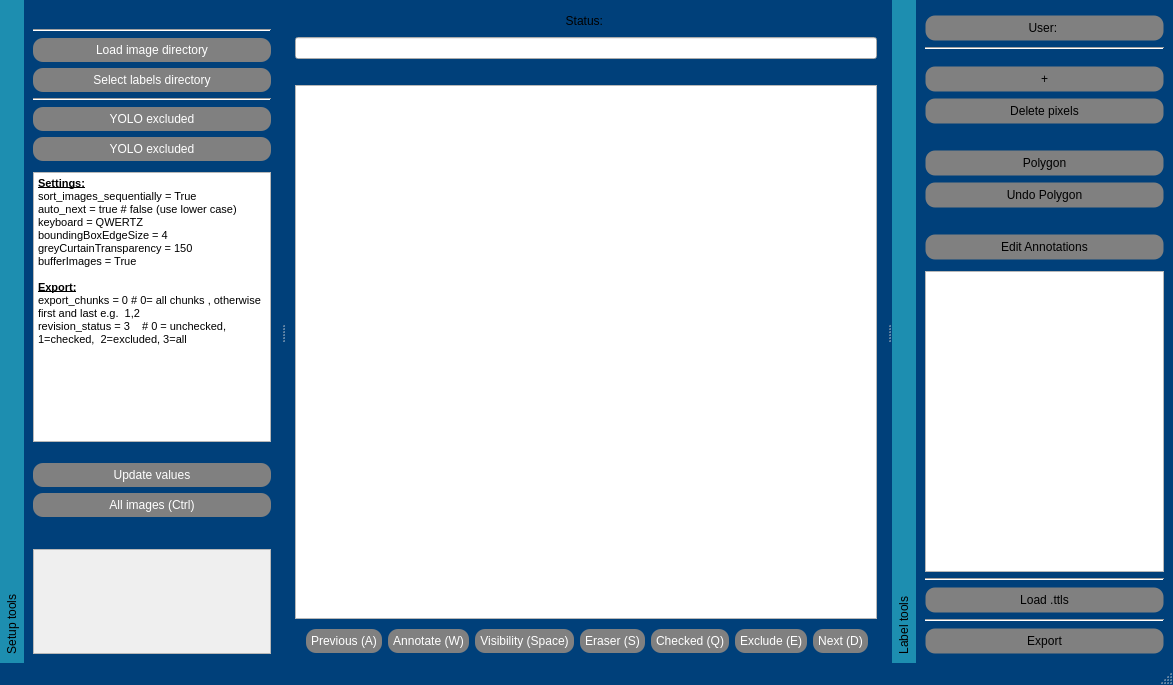
<?xml version="1.0" encoding="UTF-8"?>
<ui version="4.0">
 <class>MainWindow</class>
 <widget class="QMainWindow" name="MainWindow">
  <property name="geometry">
   <rect>
    <x>0</x>
    <y>0</y>
    <width>1173</width>
    <height>685</height>
   </rect>
  </property>
  <property name="windowTitle">
   <string>AnnotationTool v1.12</string>
  </property>
  <property name="styleSheet">
   <string notr="true">QMainWindow {
    background-color: #00407A;
}

QDockWidget {
    background-color: #52BDEB;
    border: grey;
}

QDockWidget::title {
    background-color: #1D8EB0;
    color: white;
    padding: 5px;
}

QPushButton {
    border-radius: 10px; /* Rounded corners */
    padding: 5px;
    background-color: grey; /* Default color */
    color: white;
}

</string>
  </property>
  <widget class="QWidget" name="centralwidget">
   <layout class="QVBoxLayout" name="verticalLayout">
    <item>
     <widget class="QLabel" name="status_label">
      <property name="sizePolicy">
       <sizepolicy hsizetype="Preferred" vsizetype="Minimum">
        <horstretch>0</horstretch>
        <verstretch>30</verstretch>
       </sizepolicy>
      </property>
      <property name="minimumSize">
       <size>
        <width>0</width>
        <height>22</height>
       </size>
      </property>
      <property name="maximumSize">
       <size>
        <width>16777215</width>
        <height>20</height>
       </size>
      </property>
      <property name="text">
       <string>Status: </string>
      </property>
      <property name="alignment">
       <set>Qt::AlignCenter</set>
      </property>
     </widget>
    </item>
    <item>
     <widget class="QLineEdit" name="image_label">
      <property name="maximumSize">
       <size>
        <width>16777212</width>
        <height>16777215</height>
       </size>
      </property>
     </widget>
    </item>
    <item>
     <spacer name="horizontalSpacer_4">
      <property name="orientation">
       <enum>Qt::Horizontal</enum>
      </property>
      <property name="sizeHint" stdset="0">
       <size>
        <width>40</width>
        <height>20</height>
       </size>
      </property>
     </spacer>
    </item>
    <item>
     <widget class="QGraphicsView" name="graphicsView">
      <property name="sizePolicy">
       <sizepolicy hsizetype="Expanding" vsizetype="Expanding">
        <horstretch>0</horstretch>
        <verstretch>0</verstretch>
       </sizepolicy>
      </property>
     </widget>
    </item>
    <item>
     <widget class="QWidget" name="bottomToolbar" native="true">
      <property name="styleSheet">
       <string notr="true">QPushButton:checked {
    background-color: #4FB9E9; /* Color when button is active */
}

QPushButton:hover {
    background-color: #1D8EB0; /* Color when hovering over button */
}
</string>
      </property>
      <layout class="QHBoxLayout" name="horizontalLayout">
       <property name="leftMargin">
        <number>11</number>
       </property>
       <property name="topMargin">
        <number>4</number>
       </property>
       <property name="bottomMargin">
        <number>1</number>
       </property>
       <item>
        <widget class="QPushButton" name="Qbutton_previous">
         <property name="text">
          <string>Previous (A)</string>
         </property>
        </widget>
       </item>
       <item>
        <widget class="QPushButton" name="Qbutton_draw_box">
         <property name="text">
          <string>Annotate (W)</string>
         </property>
        </widget>
       </item>
       <item>
        <widget class="QPushButton" name="Qbutton_grey">
         <property name="text">
          <string>Visibility (Space)</string>
         </property>
        </widget>
       </item>
       <item>
        <widget class="QPushButton" name="Qbutton_erase">
         <property name="text">
          <string>Eraser (S)</string>
         </property>
        </widget>
       </item>
       <item>
        <widget class="QPushButton" name="Qbutton_checked">
         <property name="text">
          <string>Checked (Q)</string>
         </property>
        </widget>
       </item>
       <item>
        <widget class="QPushButton" name="Qbutton_exclude">
         <property name="text">
          <string>Exclude (E)</string>
         </property>
        </widget>
       </item>
       <item>
        <widget class="QPushButton" name="Qbutton_next">
         <property name="text">
          <string>Next (D)</string>
         </property>
        </widget>
       </item>
      </layout>
     </widget>
    </item>
   </layout>
  </widget>
  <widget class="QMenuBar" name="menubar">
   <property name="geometry">
    <rect>
     <x>0</x>
     <y>0</y>
     <width>1173</width>
     <height>21</height>
    </rect>
   </property>
  </widget>
  <widget class="QStatusBar" name="statusbar"/>
  <widget class="QDockWidget" name="rightDockWidget">
   <property name="layoutDirection">
    <enum>Qt::LeftToRight</enum>
   </property>
   <property name="autoFillBackground">
    <bool>false</bool>
   </property>
   <property name="styleSheet">
    <string notr="true">/* Styles for QPushButton when checked (active state) */
QPushButton:checked {
    /* Remove background-color to preserve label-specific color */
    border: 3px solid #4FB9E9; /* Add a distinct border to indicate active state */
}



/* General QPushButton styling */
QPushButton {
    /* Optional: Set default padding */
    padding: 5px;
    /* Optional: Set default border */
    border: 1px solid transparent;
    /* Optional: Set border radius for rounded corners */
    border-radius: 10px;
	color: black;
}
</string>
   </property>
   <property name="floating">
    <bool>false</bool>
   </property>
   <property name="features">
    <set>QDockWidget::DockWidgetVerticalTitleBar</set>
   </property>
   <property name="allowedAreas">
    <set>Qt::RightDockWidgetArea</set>
   </property>
   <property name="windowTitle">
    <string>Label tools</string>
   </property>
   <attribute name="dockWidgetArea">
    <number>2</number>
   </attribute>
   <widget class="QWidget" name="dockWidgetContents_2">
    <layout class="QVBoxLayout" name="verticalLayout_3">
     <item>
      <widget class="QWidget" name="QWidget_PreloadingImages" native="true"/>
     </item>
     <item>
      <widget class="QPushButton" name="pushButton_user">
       <property name="toolTip">
         <string>Click to edit username.txt.</string>
       </property>
       <property name="text">
        <string>User: </string>
       </property>
      </widget>
     </item>
     <item>
      <widget class="Line" name="line_2">
       <property name="orientation">
        <enum>Qt::Horizontal</enum>
       </property>
      </widget>
     </item>
     <item>
      <layout class="QVBoxLayout" name="verticalLayout_Buttons">
       <property name="sizeConstraint">
        <enum>QLayout::SetFixedSize</enum>
       </property>
       <item>
        <spacer name="verticalSpacer">
         <property name="orientation">
          <enum>Qt::Vertical</enum>
         </property>
         <property name="sizeType">
          <enum>QSizePolicy::Preferred</enum>
         </property>
         <property name="sizeHint" stdset="0">
          <size>
           <width>20</width>
           <height>10</height>
          </size>
         </property>
        </spacer>
       </item>
      </layout>
     </item>
     <item>
      <layout class="QVBoxLayout" name="verticalLayout_4">
       <item>
        <widget class="QPushButton" name="Qbutton_addLabel">
         <property name="enabled">
          <bool>true</bool>
         </property>
         <property name="styleSheet">
          <string notr="true">/* Styles for QPushButton when hovered */
QPushButton:hover {
    background-color: #1D8EB0; /* Color when hovering over button */
}</string>
         </property>
         <property name="text">
          <string>+</string>
         </property>
        </widget>
       </item>
       <item>
        <widget class="QPushButton" name="Qbutton_Label_99">
         <property name="toolTip">
          <string>Black label with class index 99 to edit images</string>
         </property>
         <property name="styleSheet">
          <string notr="true">/* Styles for QPushButton when hovered */
QPushButton:hover {
    background-color: #1D8EB0; /* Color when hovering over button */
}</string>
         </property>
         <property name="text">
          <string>Delete pixels</string>
         </property>
        </widget>
       </item>
       <item>
        <spacer name="verticalSpacer_5">
         <property name="orientation">
          <enum>Qt::Vertical</enum>
         </property>
         <property name="sizeType">
          <enum>QSizePolicy::Fixed</enum>
         </property>
         <property name="sizeHint" stdset="0">
          <size>
           <width>20</width>
           <height>20</height>
          </size>
         </property>
        </spacer>
       </item>
       <item>
        <widget class="QPushButton" name="Qbutton_pixel_annotation_polygon">
         <property name="toolTip">
          <string>Polygon annotationfor masks</string>
         </property>
         <property name="styleSheet">
          <string notr="true">/* Styles for QPushButton when hovered */
QPushButton:hover {
    background-color: #1D8EB0; /* Color when hovering over button */
}</string>
         </property>
         <property name="text">
          <string>Polygon</string>
         </property>
        </widget>
       </item>
       <item>
        <widget class="QPushButton" name="pushButton_Qbutton_undo_polygon">
         <property name="text">
          <string>Undo Polygon</string>
         </property>
        </widget>
       </item>
       <item>
        <spacer name="horizontalSpacer">
         <property name="orientation">
          <enum>Qt::Horizontal</enum>
         </property>
         <property name="sizeHint" stdset="0">
          <size>
           <width>40</width>
           <height>20</height>
          </size>
         </property>
        </spacer>
       </item>
       <item>
        <widget class="QPushButton" name="Qbutton_edit_annotations">
         <property name="text">
          <string>Edit Annotations</string>
         </property>
        </widget>
       </item>
       <item>
        <spacer name="verticalSpacer_6">
         <property name="orientation">
          <enum>Qt::Vertical</enum>
         </property>
         <property name="sizeType">
          <enum>QSizePolicy::Fixed</enum>
         </property>
         <property name="sizeHint" stdset="0">
          <size>
           <width>20</width>
           <height>5</height>
          </size>
         </property>
        </spacer>
       </item>
       <item>
        <widget class="QTextEdit" name="textEdit_labels">
         <property name="enabled">
          <bool>true</bool>
         </property>
         <property name="textInteractionFlags">
          <set>Qt::TextSelectableByMouse</set>
         </property>
        </widget>
       </item>
       <item>
        <widget class="Line" name="line">
         <property name="orientation">
          <enum>Qt::Horizontal</enum>
         </property>
        </widget>
       </item>
       <item>
        <widget class="QPushButton" name="Qbutton_load_ttls">
         <property name="toolTip">
          <string>Switch between the view modes</string>
         </property>
         <property name="text">
          <string>Load .ttls</string>
         </property>
        </widget>
       </item>
       <item>
        <widget class="Line" name="line_6">
         <property name="orientation">
          <enum>Qt::Horizontal</enum>
         </property>
        </widget>
       </item>
       <item>
        <widget class="QPushButton" name="pushButton_export">
         <property name="toolTip">
          <string>Export the annotation labels accordinbg to the selected export_chunks and revision_status</string>
         </property>
         <property name="styleSheet">
          <string notr="true">/* Styles for QPushButton when hovered */
QPushButton:hover {
    background-color: #1D8EB0; /* Color when hovering over button */
}</string>
         </property>
         <property name="text">
          <string>Export</string>
         </property>
        </widget>
       </item>
      </layout>
     </item>
    </layout>
   </widget>
  </widget>
  <widget class="QDockWidget" name="leftDockWidget">
   <property name="styleSheet">
    <string notr="true">QPushButton:checked {
    background-color: #4FB9E9; /* Color when button is active */
}

QPushButton:hover {
    background-color: #1D8EB0; /* Color when hovering over button */
}
</string>
   </property>
   <property name="floating">
    <bool>false</bool>
   </property>
   <property name="features">
    <set>QDockWidget::DockWidgetVerticalTitleBar</set>
   </property>
   <property name="allowedAreas">
    <set>Qt::LeftDockWidgetArea</set>
   </property>
   <property name="windowTitle">
    <string>Setup tools</string>
   </property>
   <attribute name="dockWidgetArea">
    <number>1</number>
   </attribute>
   <widget class="QWidget" name="dockWidgetContents">
    <layout class="QVBoxLayout" name="verticalLayout_2">
     <item>
      <widget class="QLabel" name="label">
       <property name="text">
        <string/>
       </property>
       <property name="pixmap">
        <pixmap/>
       </property>
      </widget>
     </item>
     <item>
      <widget class="Line" name="line_3">
       <property name="orientation">
        <enum>Qt::Horizontal</enum>
       </property>
      </widget>
     </item>
     <item>
      <widget class="QPushButton" name="Qbutton_directory">
       <property name="toolTip">
        <string>Chose a directory containing an &quot;images&quot; and &quot;labels&quot; folder</string>
       </property>
       <property name="text">
        <string>Load image directory</string>
       </property>
      </widget>
     </item>
     <item>
      <widget class="QPushButton" name="Qbutton_labels_dir">
       <property name="toolTip">
        <string>Chose a directory containing an &quot;images&quot; and &quot;labels&quot; folder</string>
       </property>
       <property name="text">
        <string>Select labels directory</string>
       </property>
      </widget>
     </item>
     <item>
      <widget class="Line" name="line_5">
       <property name="orientation">
        <enum>Qt::Horizontal</enum>
       </property>
      </widget>
     </item>
     <item>
      <widget class="QPushButton" name="Qbutton_load_model">
       <property name="toolTip">
        <string>Excluded from standalone research build</string>
       </property>
       <property name="text">
        <string>YOLO excluded</string>
       </property>
      </widget>
     </item>
     <item>
      <widget class="QPushButton" name="Qbutton_runYolo">
       <property name="toolTip">
        <string>Excluded from standalone research build</string>
       </property>
       <property name="text">
        <string>YOLO excluded</string>
       </property>
      </widget>
     </item>
     <item>
      <widget class="QTextEdit" name="textEdit">
       <property name="sizePolicy">
        <sizepolicy hsizetype="Expanding" vsizetype="Preferred">
         <horstretch>0</horstretch>
         <verstretch>0</verstretch>
        </sizepolicy>
       </property>
       <property name="minimumSize">
        <size>
         <width>0</width>
         <height>270</height>
        </size>
       </property>
       <property name="maximumSize">
        <size>
         <width>16777215</width>
         <height>260</height>
        </size>
       </property>
       <property name="sizeIncrement">
        <size>
         <width>0</width>
         <height>260</height>
        </size>
       </property>
       <property name="baseSize">
        <size>
         <width>0</width>
         <height>260</height>
        </size>
       </property>
       <property name="html">
        <string>&lt;!DOCTYPE HTML PUBLIC &quot;-//W3C//DTD HTML 4.0//EN&quot; &quot;http://www.w3.org/TR/REC-html40/strict.dtd&quot;&gt;
&lt;html&gt;&lt;head&gt;&lt;meta name=&quot;qrichtext&quot; content=&quot;1&quot; /&gt;&lt;style type=&quot;text/css&quot;&gt;
p, li { white-space: pre-wrap; }
&lt;/style&gt;&lt;/head&gt;&lt;body style=&quot; font-family:'MS Shell Dlg 2'; font-size:8.25pt; font-weight:400; font-style:normal;&quot;&gt;
&lt;p style=&quot; margin-top:0px; margin-bottom:0px; margin-left:0px; margin-right:0px; -qt-block-indent:0; text-indent:0px;&quot;&gt;&lt;span style=&quot; font-weight:600; text-decoration: underline;&quot;&gt;Settings:&lt;/span&gt;&lt;/p&gt;
&lt;p style=&quot; margin-top:0px; margin-bottom:0px; margin-left:0px; margin-right:0px; -qt-block-indent:0; text-indent:0px;&quot;&gt;&lt;span style=&quot; font-size:8pt;&quot;&gt;sort_images_sequentially = True&lt;/span&gt;&lt;/p&gt;
&lt;p style=&quot; margin-top:0px; margin-bottom:0px; margin-left:0px; margin-right:0px; -qt-block-indent:0; text-indent:0px;&quot;&gt;auto_next = true # false (use lower case)&lt;/p&gt;
&lt;p style=&quot; margin-top:0px; margin-bottom:0px; margin-left:0px; margin-right:0px; -qt-block-indent:0; text-indent:0px;&quot;&gt;keyboard = QWERTZ&lt;/p&gt;
&lt;p style=&quot; margin-top:0px; margin-bottom:0px; margin-left:0px; margin-right:0px; -qt-block-indent:0; text-indent:0px;&quot;&gt;boundingBoxEdgeSize = 4&lt;/p&gt;
&lt;p style=&quot; margin-top:0px; margin-bottom:0px; margin-left:0px; margin-right:0px; -qt-block-indent:0; text-indent:0px;&quot;&gt;greyCurtainTransparency = 150&lt;/p&gt;
&lt;p style=&quot; margin-top:0px; margin-bottom:0px; margin-left:0px; margin-right:0px; -qt-block-indent:0; text-indent:0px;&quot;&gt;bufferImages = True&lt;/p&gt;
&lt;p style=&quot; margin-top:0px; margin-bottom:0px; margin-left:0px; margin-right:0px; -qt-block-indent:0; text-indent:0px;&quot;&gt;&lt;br /&gt;&lt;span style=&quot; font-weight:600; text-decoration: underline;&quot;&gt;Export:&lt;/span&gt;&lt;/p&gt;
&lt;p style=&quot; margin-top:0px; margin-bottom:0px; margin-left:0px; margin-right:0px; -qt-block-indent:0; text-indent:0px;&quot;&gt;export_chunks = 0 # 0= all chunks , otherwise first and last e.g.  1,2&lt;/p&gt;
&lt;p style=&quot; margin-top:0px; margin-bottom:0px; margin-left:0px; margin-right:0px; -qt-block-indent:0; text-indent:0px;&quot;&gt;revision_status = 3    # 0 = unchecked, 1=checked,  2=excluded, 3=all&lt;/p&gt;
&lt;/body&gt;&lt;/html&gt;</string>
       </property>
      </widget>
     </item>
     <item>
      <spacer name="horizontalSpacer_5">
       <property name="orientation">
        <enum>Qt::Horizontal</enum>
       </property>
       <property name="sizeHint" stdset="0">
        <size>
         <width>40</width>
         <height>20</height>
        </size>
       </property>
      </spacer>
     </item>
     <item>
      <widget class="QPushButton" name="Qbutton_updateValues">
       <property name="toolTip">
        <string>Update the values in the text box</string>
       </property>
       <property name="text">
        <string>Update values</string>
       </property>
      </widget>
     </item>
     <item>
      <widget class="QPushButton" name="QButton_toggleRevision">
       <property name="toolTip">
        <string>Switch between the view modes</string>
       </property>
       <property name="text">
        <string>All images (Ctrl)</string>
       </property>
      </widget>
     </item>
     <item>
      <widget class="QWidget" name="widget" native="true">
       <widget class="Line" name="line_4">
        <property name="geometry">
         <rect>
          <x>0</x>
          <y>0</y>
          <width>256</width>
          <height>3</height>
         </rect>
        </property>
        <property name="orientation">
         <enum>Qt::Horizontal</enum>
        </property>
       </widget>
      </widget>
     </item>
     <item>
      <spacer name="horizontalSpacer_2">
       <property name="orientation">
        <enum>Qt::Horizontal</enum>
       </property>
       <property name="sizeHint" stdset="0">
        <size>
         <width>40</width>
         <height>20</height>
        </size>
       </property>
      </spacer>
     </item>
     <item>
      <widget class="QScrollArea" name="scrollArea">
       <property name="widgetResizable">
        <bool>true</bool>
       </property>
       <widget class="QWidget" name="scrollAreaWidgetContents">
        <property name="geometry">
         <rect>
          <x>0</x>
          <y>0</y>
          <width>254</width>
          <height>69</height>
         </rect>
        </property>
       </widget>
      </widget>
     </item>
    </layout>
   </widget>
  </widget>
 </widget>
 <resources>
  <include location="resources.qrc"/>
 </resources>
 <connections/>
</ui>
